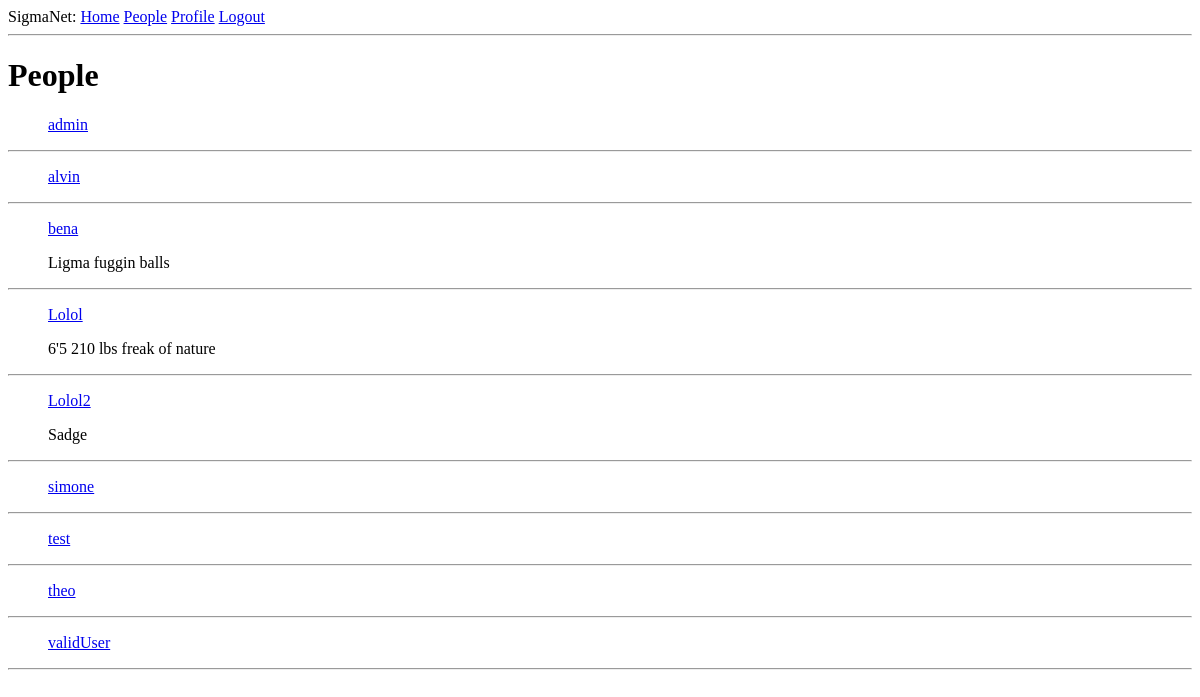
The page /explore (signed in) on the database as committed earlier.
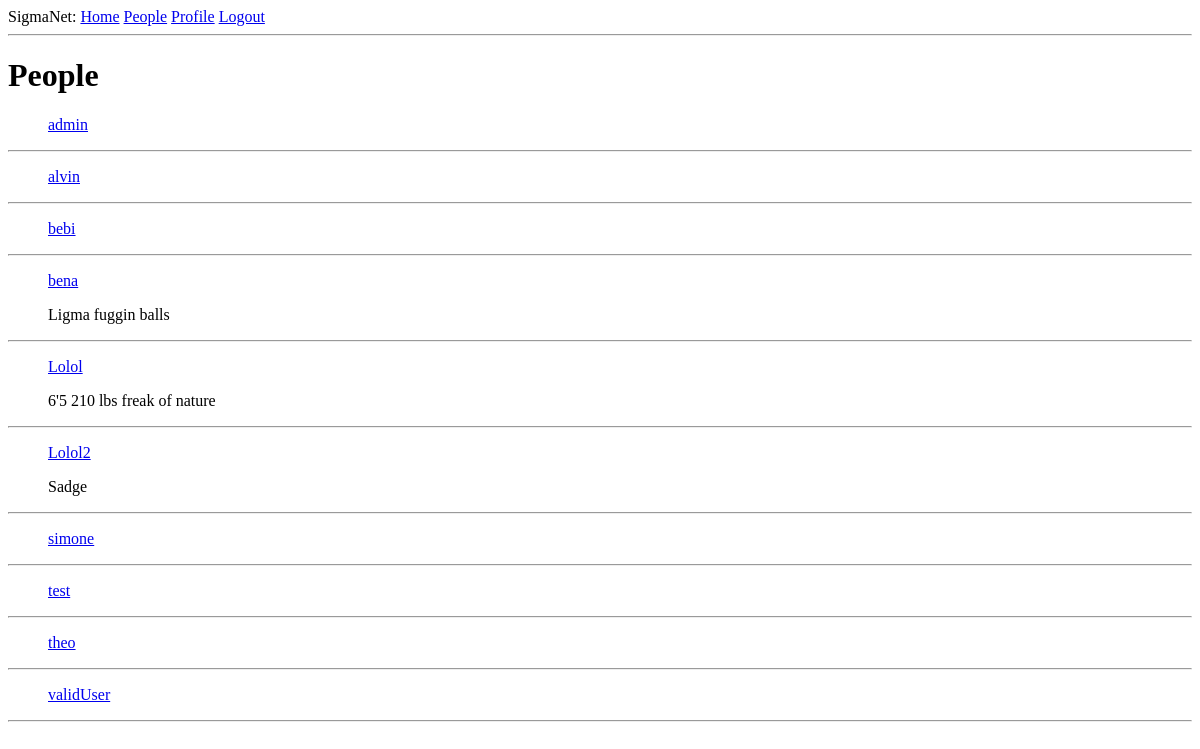
The same page on the database as committed later.
### app/models.py (models this page shows, shortened)
class User(UserMixin, db.Model):
    id = db.Column(db.Integer, primary_key=True)
    username = db.Column(db.String(64), index=True, unique=True)
    email = db.Column(db.String(120), index=True, unique=True)
    password_hash = db.Column(db.String(128))
    posts = db.relationship('Post', backref='author', lazy='dynamic')
    about_me = db.Column(db.String(140))
    comments = db.relationship('Comment', backref='author', lazy='dynamic')

### app/routes.py (the view)
@app.route('/explore')
@login_required
def explore():
    page = request.args.get('page', 1, type=int)
    users = User.query.order_by(func.lower(User.username).asc()).paginate(
        page, app.config['ACCOUNTS_PER_PAGE'], True)
    if users.has_next:
        next_url = url_for('explore', page=users.next_num)
    else:
        next_url = None
    if users.has_prev:
        prev_url = url_for('explore', page=users.prev_num)
    else:
        prev_url = None
    return render_template('explore.html', title='People', users=users.items, next_url=next_url, prev_url=prev_url)

### app/models.py (called while the page is built)
@login.user_loader
def load_user(id):
    return User.query.get(int(id))

### app/routes.py (called while the page is built)
@app.before_request
def make_session_permanent():
    session.permanent = True
    app.permanent_session_lifetime = timedelta(minutes=30)

### app/templates/explore.html (shortened to what this page needs)
{% extends "base.html" %}
{% block content %}
    <h1>People</h1>
    {% for user in users %}
        <ul><a href="{{ url_for('user', username=user.username) }}">{{ user.username }}</a></ul>
            {% if user.about_me %}
                <ul>{{ user.about_me }}</ul>
            {% endif %}
            <hr>
    {% endfor %}
{% endblock %}

### app/templates/base.html (shortened to what this page needs)
<!doctype html>
<html>
	<head>
	</head>
	<body>
		<div>
			SigmaNet:
			<a href="{{ url_for('index') }}">Home</a>
			<a href="{{ url_for('explore') }}">People</a>
			{% if current_user.is_anonymous %}
			<a href="{{ url_for('login') }}">Login</a>
			{% else %}
			<a href="{{ url_for('user', username=current_user.username) }}">Profile</a>
			<a href="{{ url_for('logout') }}">Logout</a>
			{% endif %}
		</div>
		<hr>
		{% block content %}{% endblock %}
	</body>
</html>

Rows that differ between the two databases and show on the page:
added User: username "bebi"
